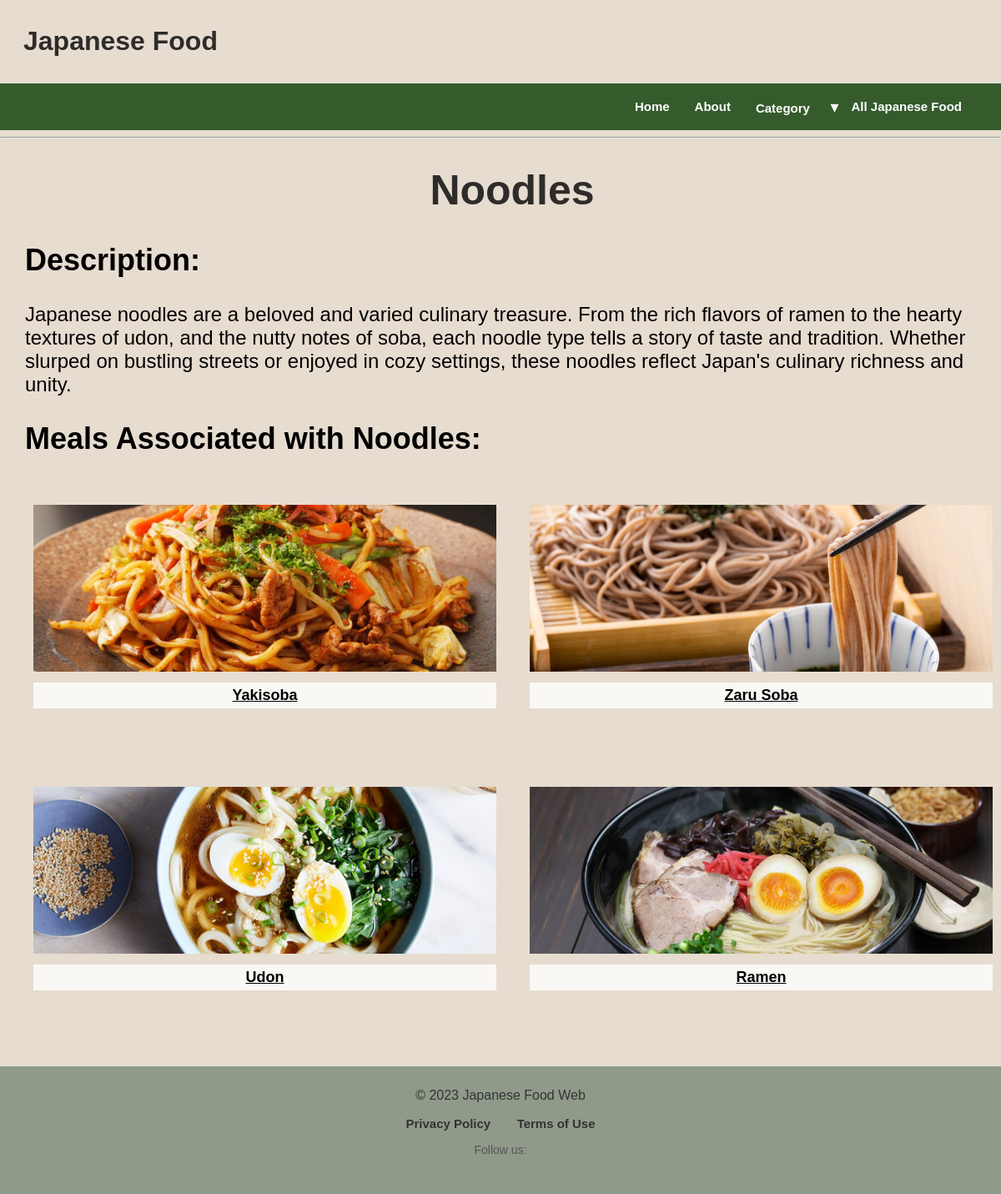
The app's page /base/2 with its own data.
### app/models.py (models this page shows, shortened)
class Base(db.Model):
    __tablename__ = "Base"
    id = db.Column(db.Integer, primary_key=True)
    name = db.Column(db.String())
    description = db.Column(db.Text())
    image_url = db.Column(db.Text())
    meals = db.relationship('Meal', backref='base', lazy=True)

class Meal(db.Model):
    __tablename__ = "Meal"
    id = db.Column(db.Integer, primary_key=True)
    name = db.Column(db.String())
    description = db.Column(db.Text())
    price = db.Column(db.Text())
    image_url = db.Column(db.Text())
    base_id = db.Column(db.Integer, db.ForeignKey('Base.id'))
    ingredients = db.relationship(
        'Ingredient',
        secondary=MealIngredient,
        backref='meals'
    )

### app/routes.py (the view)
@app.route('/base/<int:base_id>')
def base(base_id):
    base = models.Base.query.get(base_id)
    if not base:
        abort(404)  # Return 404 error if base with the given id doesn't exist
    meals_of_base = base.meals  # Accessing meals associated with the base
    return render_template("base.html", base=base, meals_of_base=meals_of_base)

### app/templates/base.html (shortened to what this page needs)
<!DOCTYPE html>
<html>
<head>
  <link rel="stylesheet" href="{{ url_for('static', filename='common.css') }}">
  <link rel="stylesheet" href="{{ url_for('static', filename='base.css') }}">
</head>
{% extends 'layout.html' %}
{% block content %}
    <div class="base-details">
        <h1 class="base-name">{{ base.name }}</h1>
        <div class="description">
            <h2>Description:</h2>
            <p>{{ base.description }}</p>
        </div>
        <div class="meals">
            <h2>Meals Associated with {{ base.name }}:</h2>
            <ul class="meal-grid">
                {% for meal in base.meals %}
                    <li class="meal-item">
                        <div class="meal-container">
                            <a href="{{ url_for('Japanese_food', id=meal.id) }}">
                                <div class="image-container">
                                    <img src="{{ meal.image_url }}" alt="{{ meal.name }} Image" class="meal-image">
                                </div>
                                <p class="meal-name">{{ meal.name }}</p>
                            </a>
                        </div>
                    </li>
                {% endfor %}
            </ul>
        </div>
    </div>
{% endblock %}

### app/static/common.css (style rules this page uses)
body { background-color: rgb(230, 220, 207); background-size: cover; background-repeat: no-repeat; background-attachment: fixed; font-family: "ヒラギノ角ゴ Pro W3", "Hiragino Kaku Gothic Pro", "メイリオ", Meiryo, "ＭＳ Ｐゴシック", sans-serif; margin: 0; }

### app/static/base.css (style rules this page uses)
.base-name { font-size: 50px; display: flex; align-items: center; justify-content: center; height: 100%; }
.description, .meals { font-size: 24px; margin-left: 30px; }
.meal-grid { display: flex; flex-wrap: wrap; justify-content: space-between; list-style: none; padding: 0; }
.meal-name { font-size: 18px; margin-top: 10px; padding: 5px 10px; text-decoration: underline; cursor: pointer; transition: color 0.2s, background-color 0.2s; color: rgb(0, 0, 0); background-color: rgba(255, 255, 255, 0.8); }
.meal-item { width: calc(50% - 10px); margin-bottom: 20px; }
.meal-container { text-align: center; margin-left: 10px; margin-right: 10px; }
.meal-image { color: rgb(30, 18, 255); width: 100%; height: 200px; object-fit: cover; cursor: pointer; transition: transform 0.2s; }

### app/static/header.css (style rules this page uses)
h1 { color: rgba(0, 0, 0, 0.8); padding-left: 28px; }

### app/templates/nav.html (style rules this page uses)
body { margin: 0; padding: 0; font-family: Arial, sans-serif; }
a { color: white; text-decoration: none; margin: 0 15px; font-weight: bold; font-size: 15px; transition: color 0.3s; }

### records on screen
Base: name "Noodles", description "Japanese noodles are a beloved and varied culinary treasure. From the rich flavors of ramen to the hearty textures of udon, and the nutty notes of soba, each noodle type tells a story of taste and tradition. Whether slurped on bustling streets or enjoyed in cozy settings, these noodles reflect Japan's culinary richness and unity."
Meal: image_url (picture), name "Yakisoba"
Meal: image_url (picture), name "Zaru Soba"
Meal: image_url (picture), name "Udon"
Meal: image_url (picture), name "Ramen"
